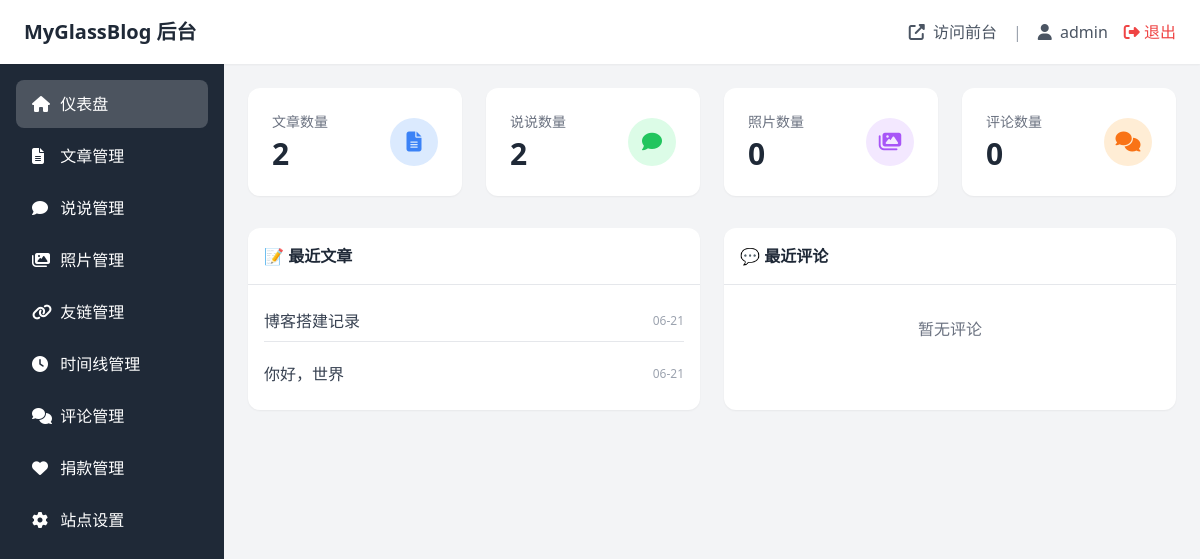
The page /admin/index.php (signed in) on the database its author committed.
### tables this page shows
CREATE TABLE `posts` (
  `id` int(11) UNSIGNED NOT NULL AUTO_INCREMENT,
  `title` varchar(200) NOT NULL DEFAULT '' COMMENT '标题',
  `slug` varchar(200) NOT NULL DEFAULT '' COMMENT 'URL别名',
  `content` longtext COMMENT 'Markdown内容',
  `category` varchar(50) NOT NULL DEFAULT '' COMMENT '分类',
  `description` varchar(500) NOT NULL DEFAULT '' COMMENT '摘要',
  `cover` varchar(500) NOT NULL DEFAULT '' COMMENT '封面图URL',
  `views` int(11) UNSIGNED NOT NULL DEFAULT 0 COMMENT '阅读量',
  `status` tinyint(1) NOT NULL DEFAULT 1 COMMENT '状态：0草稿 1发布',
  `created_at` timestamp NOT NULL DEFAULT CURRENT_TIMESTAMP,
  `updated_at` timestamp NOT NULL DEFAULT CURRENT_TIMESTAMP ON UPDATE CURRENT_TIMESTAMP,
  PRIMARY KEY (`id`),
  UNIQUE KEY `uk_slug` (`slug`),
  KEY `idx_category` (`category`),
  KEY `idx_status` (`status`),
  KEY `idx_created` (`created_at`)
);

### includes/Database.php (called while the page is built, shortened)
<?php
class Database {
    private static $instance = null;
    private $pdo;
    private function __construct() {
        $config = require __DIR__ . '/config.php';
        $dsn = sprintf(
            'mysql:host=%s;port=%d;dbname=%s;charset=%s',
            $config['db_host'],
            $config['db_port'],
            $config['db_name'],
            $config['db_charset']
        );
        $options = [
            PDO::ATTR_ERRMODE => PDO::ERRMODE_EXCEPTION,
            PDO::ATTR_DEFAULT_FETCH_MODE => PDO::FETCH_ASSOC,
            PDO::ATTR_EMULATE_PREPARES => false,
        ];
        try {
            $this->pdo = new PDO($dsn, $config['db_user'], $config['db_pass'], $options);
        } catch (PDOException $e) {
            if ($config['debug']) {
                die('数据库连接失败: ' . $e->getMessage());
            }
            die('数据库连接失败，请检查配置文件');
        }
    }
    public static function getInstance() {
        if (self::$instance === null) {
            self::$instance = new self();
        }
        return self::$instance;
    }
    public function query($sql, $params = []) {
        $stmt = $this->pdo->prepare($sql);
        $stmt->execute($params);
        return $stmt->fetchAll();
    }
    public function queryValue($sql, $params = []) {
        $stmt = $this->pdo->prepare($sql);
        $stmt->execute($params);
        return $stmt->fetchColumn();
    }
}

### includes/Post.php (called while the page is built, shortened)
<?php
class Post {
    private $db;
    public function __construct() {
        $this->db = Database::getInstance();
    }
    public function getList($page = 1, $perPage = 10, $status = 1) {
        $offset = ($page - 1) * $perPage;
        $sql = "SELECT * FROM posts WHERE status = ? ORDER BY created_at DESC LIMIT ?, ?";
        return $this->db->query($sql, [$status, $offset, $perPage]);
    }
    public function getCount($status = 1) {
        return $this->db->queryValue("SELECT COUNT(*) FROM posts WHERE status = ?", [$status]);
    }
}

### config.php (called while the page is built)
<?php
return [
    'db_host' => 'localhost',
    'db_port' => 3306,
    'db_name' => 'myglassblog',
    'db_user' => 'root',
    'db_pass' => '',
    'db_charset' => 'utf8mb4',
    'site_url' => '',
    'upload_dir' => 'uploads',
    'debug' => false,
    'posts_per_page' => 10,
    'chatters_per_page' => 20,
    'photos_per_page' => 30,
];

### includes/Chatter.php (called while the page is built, shortened)
<?php
class Chatter {
    private $db;
    public function __construct() {
        $this->db = Database::getInstance();
    }
    public function getCount() {
        return $this->db->queryValue("SELECT COUNT(*) FROM chatters");
    }
}

### includes/functions.php (called while the page is built, shortened)
<?php
require_once __DIR__ . '/Database.php';
require_once __DIR__ . '/Post.php';
require_once __DIR__ . '/Chatter.php';
function site_url($path = '') {
    $config = require __DIR__ . '/../config.php';
    $baseUrl = $config['site_url'];
    if (empty($baseUrl)) {
        $protocol = isset($_SERVER['HTTPS']) && $_SERVER['HTTPS'] === 'on' ? 'https' : 'http';
        $baseUrl = $protocol . '://' . $_SERVER['HTTP_HOST'];
    }
    return rtrim($baseUrl, '/') . '/' . ltrim($path, '/');
}
function format_time($datetime, $format = 'Y-m-d H:i') {
    return date($format, strtotime($datetime));
}
function e($text) {
    return htmlspecialchars($text, ENT_QUOTES, 'UTF-8');
}

### admin/index.php (the view, shortened to what this page needs)
<?php
require_once 'common.php';
$postModel = new Post();
$chatterModel = new Chatter();
$commentModel = new Comment();
$db = Database::getInstance();
$stats = [
    'posts' => $postModel->getCount(),
    'chatters' => $chatterModel->getCount(),
    'photos' => $db->queryValue("SELECT COUNT(*) FROM photos WHERE status = 1"),
    'comments' => $db->queryValue("SELECT COUNT(*) FROM comments WHERE status = 1"),
];
$recentPosts = $postModel->getList(1, 5);
$recentComments = $commentModel->getRecent(5);
?>
<div class="grid grid-cols-1 md:grid-cols-2 lg:grid-cols-4 gap-6 mb-8">
    <div class="bg-white rounded-xl p-6 shadow-sm">
        <div class="flex items-center justify-between">
            <div>
                <p class="text-gray-500 text-sm">文章数量</p>
                <p class="text-3xl font-bold text-gray-800 mt-1"><?= $stats['posts'] ?></p>
            </div>
            <div class="w-12 h-12 bg-blue-100 rounded-full flex items-center justify-center">
                <i class="fas fa-file-alt text-blue-500 text-xl"></i>
            </div>
        </div>
    </div>
    <div class="bg-white rounded-xl p-6 shadow-sm">
        <div class="flex items-center justify-between">
            <div>
                <p class="text-gray-500 text-sm">说说数量</p>
                <p class="text-3xl font-bold text-gray-800 mt-1"><?= $stats['chatters'] ?></p>
            </div>
            <div class="w-12 h-12 bg-green-100 rounded-full flex items-center justify-center">
                <i class="fas fa-comment text-green-500 text-xl"></i>
            </div>
        </div>
    </div>
    <div class="bg-white rounded-xl p-6 shadow-sm">
        <div class="flex items-center justify-between">
            <div>
                <p class="text-gray-500 text-sm">照片数量</p>
                <p class="text-3xl font-bold text-gray-800 mt-1"><?= $stats['photos'] ?></p>
            </div>
            <div class="w-12 h-12 bg-purple-100 rounded-full flex items-center justify-center">
                <i class="fas fa-images text-purple-500 text-xl"></i>
            </div>
        </div>
    </div>
    <div class="bg-white rounded-xl p-6 shadow-sm">
        <div class="flex items-center justify-between">
            <div>
                <p class="text-gray-500 text-sm">评论数量</p>
                <p class="text-3xl font-bold text-gray-800 mt-1"><?= $stats['comments'] ?></p>
            </div>
            <div class="w-12 h-12 bg-orange-100 rounded-full flex items-center justify-center">
                <i class="fas fa-comments text-orange-500 text-xl"></i>
            </div>
        </div>
    </div>
</div>
<div class="grid grid-cols-1 lg:grid-cols-2 gap-6">
    <div class="bg-white rounded-xl shadow-sm">
        <div class="p-4 border-b">
            <h2 class="font-bold text-gray-800">📝 最近文章</h2>
        </div>
        <div class="p-4">
            <?php if (empty($recentPosts)): ?>
                <p class="text-gray-500 text-center py-4">暂无文章</p>
            <?php else: ?>
                <ul class="space-y-3">
                    <?php foreach ($recentPosts as $post): ?>
                        <li class="flex items-center justify-between py-2 border-b last:border-0">
                            <a href="<?= site_url('admin/posts.php?action=edit&id=' . $post['id']) ?>"
                               class="text-gray-700 hover:text-blue-500 truncate flex-1">
                                <?= e($post['title']) ?>
                            </a>
                            <span class="text-xs text-gray-400 ml-4"><?= format_time($post['created_at'], 'm-d') ?></span>
                        </li>
                    <?php endforeach; ?>
                </ul>
            <?php endif; ?>
        </div>
    </div>
    <div class="bg-white rounded-xl shadow-sm">
        <div class="p-4 border-b">
            <h2 class="font-bold text-gray-800">💬 最近评论</h2>
        </div>
        <div class="p-4">
            <?php if (empty($recentComments)): ?>
                <p class="text-gray-500 text-center py-4">暂无评论</p>
            <?php endif; ?>
        </div>
    </div>
</div>

### rows shown on the page
posts: id "2", views "0", title "博客搭建记录", created_at "06-21"
posts: title "你好，世界", created_at "06-21"

### other values the page prints
$currentUser "admin"
